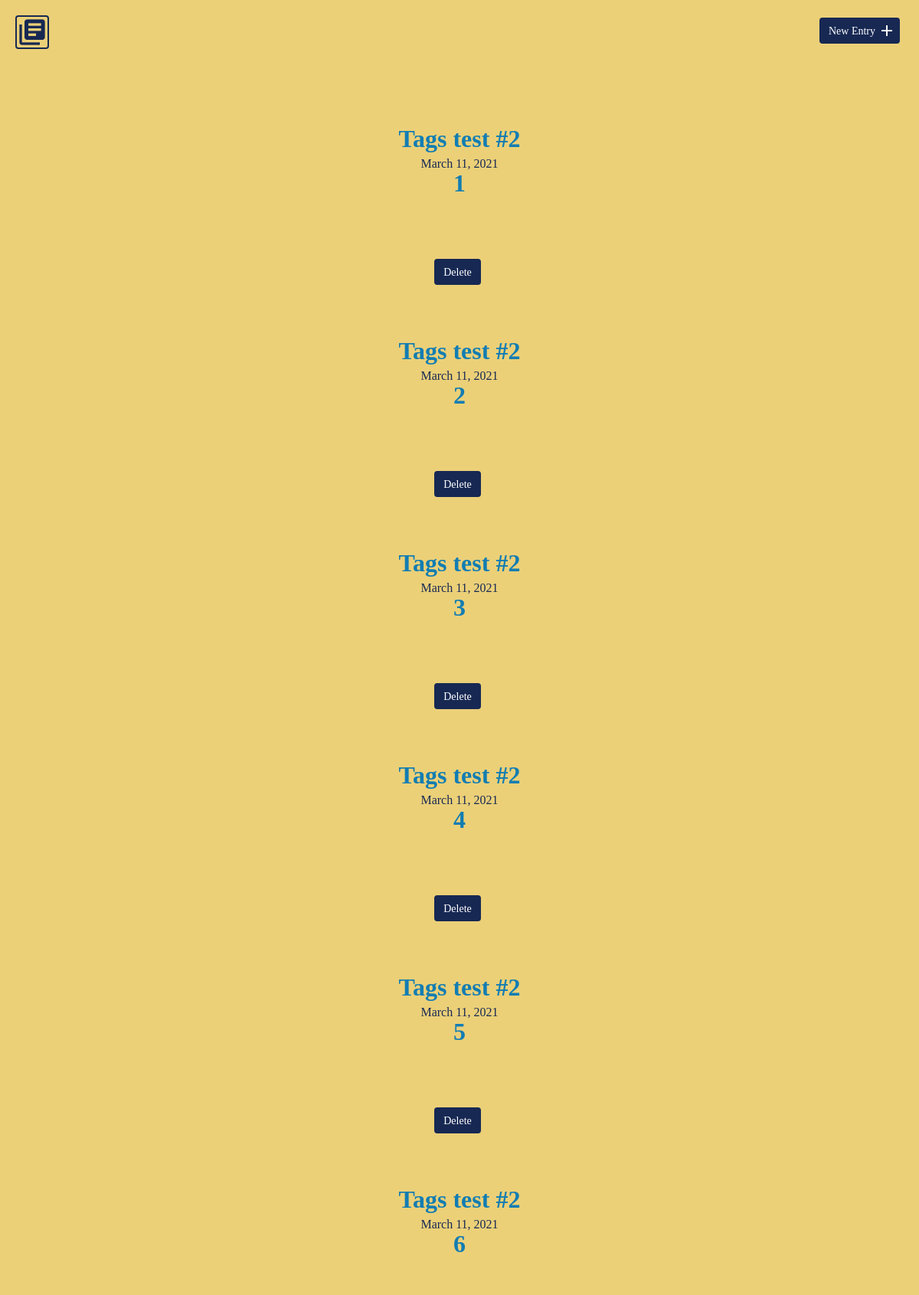
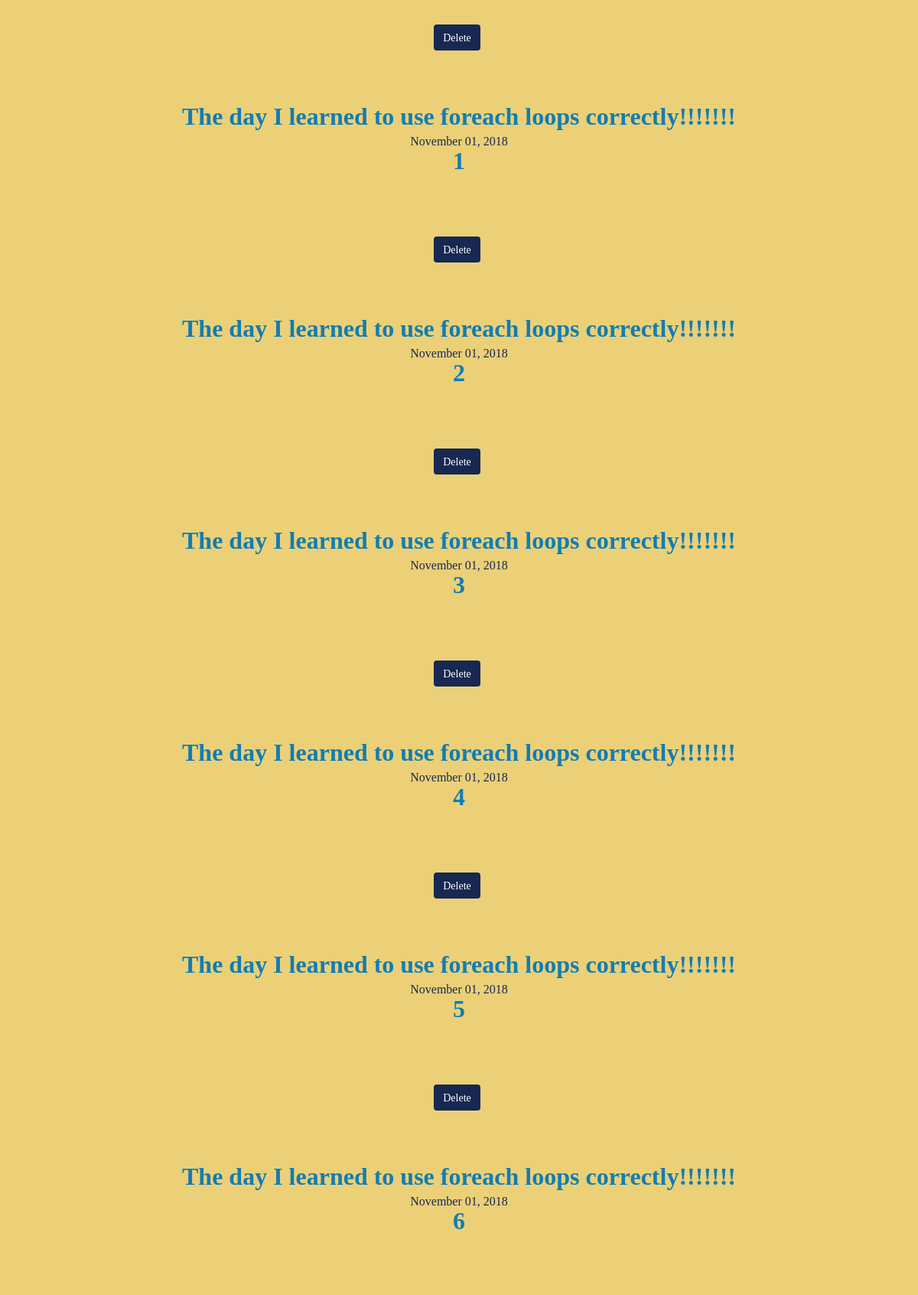
The page / (upper part) on the database its author committed (2 pictures, top to bottom).
### tables this page shows
CREATE TABLE "entries" (
	`id`	INTEGER,
	`title`	TEXT,
	`date`	TEXT,
	`time_spent`	INTEGER,
	`learned`	BLOB,
	`resources`	BLOB,
	PRIMARY KEY(`id`)
);

CREATE TABLE "tag_list" (
	"tag_id"	INTEGER,
	"tags"	TEXT,
	PRIMARY KEY("tag_id")
);

### inc/functions.php (called while the page is built, shortened)
<?php
function get_journal_entries(){
    include ('connection.php');
    try{
        return $db->query("SELECT id, title, date FROM entries
	                         ORDER BY date DESC");
    } catch(Exception $e) {
        echo "Error!: ".$e->getMessage();
        return array();
    }
}
function get_tag_list(){
    include ('connection.php');
    try{
        return $db->query("SELECT tag_id, tags FROM tag_list
	                         ORDER BY tag_id");
    } catch(Exception $e) {
        echo "Error!: ".$e->getMessage();
        return array();
    }
}
?>

### index.php (the view, shortened to what this page needs)
<?php
include('inc/connection.php');
include('inc/header.php');
include('inc/functions.php');
?>
<!DOCTYPE html>
<html>
    <body>
          <section>
              <div class="container">
                  <div class="entry-list">
                          <?php
                           foreach(get_journal_entries() as $je){
                                foreach(get_tag_list() as $tl) {
                                    echo "<article>";
                                    echo "<h2><a href='detail.php?id=" . $je["id"] . "'>" . $je["title"] . "</a></h2>";
                                    echo "<time datetime=" . $je["date"] . ">" . date('F d, Y', strtotime($je["date"])) . "</time>";
                                    echo "<h2><a href='detail.php?id=" . $tl["tag_id"] . "'>" . $tl["tag_id"] . "</a></h2>";
                                    echo "<form method='post' action='index.php'>";
                                    echo "<input type='submit' class='button delete journal entry' value='Delete' />\n";
                                    echo "</form>";
                                    echo "</article>";
                                }
                            }
                          ?>
                  </div>
              </div>
          </section>
    </body>
  <?php
    include('inc/footer.php');
    ?>
</html>

### inc/header.php (shortened to what this page needs)
<!DOCTYPE html>
<html>
    <head>
        <link rel="stylesheet" href="css/normalize.css">
        <link rel="stylesheet" href="css/site.css">
    </head>
    <body>
        <header>
            <div class="container">
                <div class="site-header">
                    <a class="logo" href="index.php"><i class="material-icons">library_books</i></a>
                    <a class="button icon-right" href="new.php"><span>New Entry</span> <i class="material-icons">add</i></a>
                </div>
            </div>
        </header>
     </body>

### inc/footer.php (shortened to what this page needs)
<!DOCTYPE html>
<html>
</html>

### css/site.css (style rules this page uses)
body { background-color: #ebd078; font-size: 16px; color: #172853; font-family: 'Goudy Old Style', serif; font-weight: 400; }
.container { margin: 0 auto; padding: 0 25px; }
header .site-header { margin: 0 auto; height: 95px; }
header .logo i { color: #172853; margin: 20px 0 0 -5px; float: left; font-size: 40px; border: 2px solid #172853; border-radius: 4px; }
header .button { float: right; margin: 33px 0 0 0; }
.button { padding: 8px 10px 6px 10px; background: #172853; border: 2px solid #172853; border-radius: 4px; text-decoration: none; color: #FFF; position: relative; text-align: center; font-size: 14px; font-family: "Big Caslon", serif; }
.button.icon-right { padding-right: 30px; top: -10px; }
.button.icon-right i { position: absolute; top: 3px; right: 3px; }
h1, h2, h3 { margin: 0; font-weight: 400; line-height: 1em; color: #127db2; }
h2 { font-size: 32px; font-stretch: ultra-expanded; }
h2 a { text-decoration: none; color: #127db2; }
.entry-list, .edit-entry, .new-entry { max-width: 800px; margin: 0 auto; padding: 70px 0 150px 0; }
.entry-list article { margin-bottom: 70px; text-align: center; }
.entry-list article h2 { margin-bottom: 8px; font-family: "Garamond", serif; font-weight: bold; }
.entry { max-width: 800px; margin: 75px auto 0 auto; text-align: left; }
input[type=submit] { margin-right: 5px; }

### rows shown on the page
entries: title "Tags test #2", date "March 11, 2021"
tag_list: tag_id "1"
tag_list: tag_id "2"
tag_list: tag_id "3"
tag_list: tag_id "4"
tag_list: tag_id "5"
tag_list: tag_id "6"
entries: title "The day I learned to use foreach loops correctly!!!!!!!", date "November 01, 2018"
